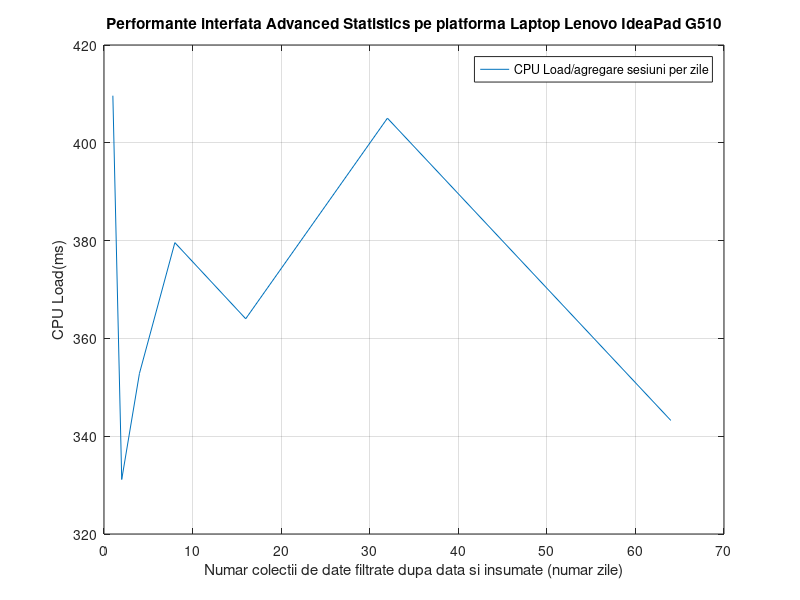
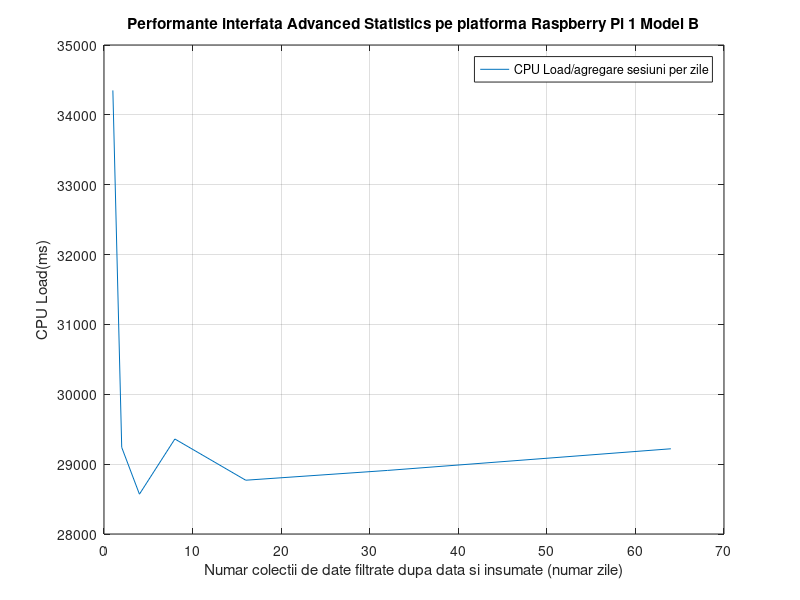

Here is the MATLAB script that generated these plots, in order:
function octave_plot_stats()
    x=[1, 2, 4, 8, 16, 32, 64,];
    y=[409.633, 331.142, 352.821, 379.586, 364.017, 405.038, 343.217];
    y2=[34350, 29240, 28570, 29360, 28770, 28910, 29220];

    figure(1);
    plot(x, y);
    title("Performante interfata Advanced Statistics pe platforma Laptop Lenovo IdeaPad G510");
    xlabel("Numar colectii de date filtrate dupa data si insumate (numar zile)");
    ylabel("CPU Load(ms)");
    grid on;
    legend("CPU Load/agregare sesiuni per zile");

    figure(2);
    plot(x, y2);
    title("Performante interfata Advanced Statistics pe platforma Raspberry Pi 1 Model B");
    xlabel("Numar colectii de date filtrate dupa data si insumate (numar zile)");
    ylabel("CPU Load(ms)");
    grid on;
    legend("CPU Load/agregare sesiuni per zile");



endfunction
